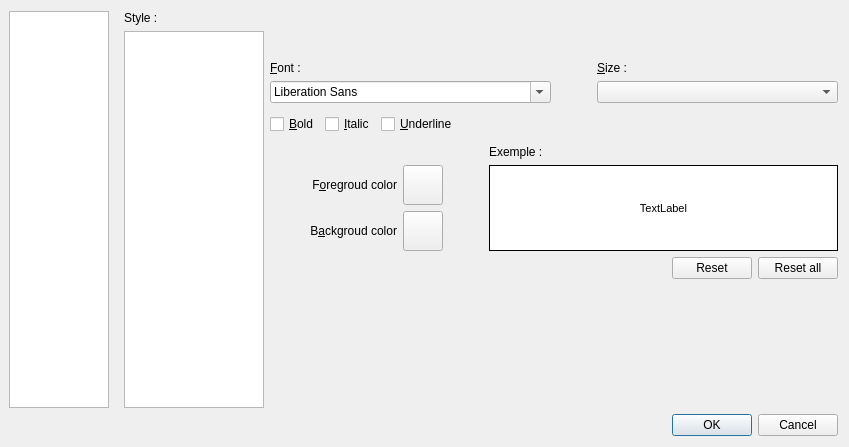
<?xml version="1.0" encoding="UTF-8"?>
<ui version="4.0">
 <class>PreferenceDialog</class>
 <widget class="QDialog" name="PreferenceDialog">
  <property name="geometry">
   <rect>
    <x>0</x>
    <y>0</y>
    <width>849</width>
    <height>447</height>
   </rect>
  </property>
  <property name="windowTitle">
   <string>Dialog</string>
  </property>
  <layout class="QVBoxLayout" name="verticalLayout">
   <property name="leftMargin">
    <number>9</number>
   </property>
   <item>
    <layout class="QHBoxLayout" name="horizontalLayout">
     <item>
      <widget class="QListWidget" name="optionList">
       <property name="sizePolicy">
        <sizepolicy hsizetype="Fixed" vsizetype="Expanding">
         <horstretch>0</horstretch>
         <verstretch>0</verstretch>
        </sizepolicy>
       </property>
       <property name="minimumSize">
        <size>
         <width>0</width>
         <height>0</height>
        </size>
       </property>
       <property name="maximumSize">
        <size>
         <width>100</width>
         <height>16777215</height>
        </size>
       </property>
       <property name="iconSize">
        <size>
         <width>48</width>
         <height>48</height>
        </size>
       </property>
      </widget>
     </item>
     <item>
      <widget class="QStackedWidget" name="optionPages">
       <property name="currentIndex">
        <number>0</number>
       </property>
       <widget class="QWidget" name="syntaxHighlighting">
        <layout class="QHBoxLayout" name="horizontalLayout_4">
         <property name="topMargin">
          <number>0</number>
         </property>
         <property name="rightMargin">
          <number>0</number>
         </property>
         <property name="bottomMargin">
          <number>0</number>
         </property>
         <item>
          <layout class="QVBoxLayout" name="verticalLayout_5">
           <property name="leftMargin">
            <number>0</number>
           </property>
           <item>
            <widget class="QLabel" name="labelStyle">
             <property name="text">
              <string>Style :</string>
             </property>
            </widget>
           </item>
           <item>
            <widget class="QListWidget" name="styleList">
             <property name="sizePolicy">
              <sizepolicy hsizetype="Fixed" vsizetype="Expanding">
               <horstretch>0</horstretch>
               <verstretch>0</verstretch>
              </sizepolicy>
             </property>
             <property name="minimumSize">
              <size>
               <width>140</width>
               <height>0</height>
              </size>
             </property>
             <property name="maximumSize">
              <size>
               <width>40</width>
               <height>16777215</height>
              </size>
             </property>
            </widget>
           </item>
          </layout>
         </item>
         <item>
          <layout class="QVBoxLayout" name="verticalLayout_2">
           <item>
            <spacer name="verticalSpacer_2">
             <property name="orientation">
              <enum>Qt::Vertical</enum>
             </property>
             <property name="sizeType">
              <enum>QSizePolicy::Minimum</enum>
             </property>
             <property name="sizeHint" stdset="0">
              <size>
               <width>20</width>
               <height>50</height>
              </size>
             </property>
            </spacer>
           </item>
           <item>
            <layout class="QHBoxLayout" name="horizontalLayout_2">
             <item>
              <layout class="QVBoxLayout" name="verticalLayout_3">
               <item>
                <widget class="QLabel" name="labelFont">
                 <property name="sizePolicy">
                  <sizepolicy hsizetype="Preferred" vsizetype="Fixed">
                   <horstretch>0</horstretch>
                   <verstretch>0</verstretch>
                  </sizepolicy>
                 </property>
                 <property name="text">
                  <string>&amp;Font :</string>
                 </property>
                 <property name="buddy">
                  <cstring>fontFamilly</cstring>
                 </property>
                </widget>
               </item>
               <item>
                <widget class="QFontComboBox" name="fontFamilly"/>
               </item>
              </layout>
             </item>
             <item>
              <layout class="QVBoxLayout" name="verticalLayout_4">
               <property name="leftMargin">
                <number>40</number>
               </property>
               <item>
                <widget class="QLabel" name="labelFontSize">
                 <property name="sizePolicy">
                  <sizepolicy hsizetype="Preferred" vsizetype="Fixed">
                   <horstretch>0</horstretch>
                   <verstretch>0</verstretch>
                  </sizepolicy>
                 </property>
                 <property name="text">
                  <string>&amp;Size :</string>
                 </property>
                 <property name="buddy">
                  <cstring>fontSize</cstring>
                 </property>
                </widget>
               </item>
               <item>
                <widget class="QComboBox" name="fontSize"/>
               </item>
              </layout>
             </item>
            </layout>
           </item>
           <item>
            <layout class="QHBoxLayout" name="horizontalLayout_3">
             <property name="topMargin">
              <number>5</number>
             </property>
             <property name="bottomMargin">
              <number>5</number>
             </property>
             <item>
              <widget class="QCheckBox" name="fontBold">
               <property name="text">
                <string>&amp;Bold</string>
               </property>
              </widget>
             </item>
             <item>
              <widget class="QCheckBox" name="fontItalic">
               <property name="text">
                <string>&amp;Italic</string>
               </property>
              </widget>
             </item>
             <item>
              <widget class="QCheckBox" name="fontUnderline">
               <property name="text">
                <string>&amp;Underline</string>
               </property>
              </widget>
             </item>
             <item>
              <spacer name="horizontalSpacer_3">
               <property name="orientation">
                <enum>Qt::Horizontal</enum>
               </property>
               <property name="sizeHint" stdset="0">
                <size>
                 <width>40</width>
                 <height>20</height>
                </size>
               </property>
              </spacer>
             </item>
            </layout>
           </item>
           <item>
            <layout class="QGridLayout" name="gridLayout_2">
             <item row="1" column="1">
              <layout class="QVBoxLayout" name="verticalLayout_6">
               <item>
                <widget class="QLabel" name="syntaxExemple">
                 <property name="sizePolicy">
                  <sizepolicy hsizetype="Expanding" vsizetype="Minimum">
                   <horstretch>0</horstretch>
                   <verstretch>0</verstretch>
                  </sizepolicy>
                 </property>
                 <property name="minimumSize">
                  <size>
                   <width>0</width>
                   <height>80</height>
                  </size>
                 </property>
                 <property name="font">
                  <font>
                   <pointsize>8</pointsize>
                  </font>
                 </property>
                 <property name="autoFillBackground">
                  <bool>false</bool>
                 </property>
                 <property name="styleSheet">
                  <string notr="true">background-color: rgb(255, 255, 255);
border-width: 1px;
border-style: solid;
border-color: black;</string>
                 </property>
                 <property name="text">
                  <string>TextLabel</string>
                 </property>
                 <property name="alignment">
                  <set>Qt::AlignCenter</set>
                 </property>
                </widget>
               </item>
              </layout>
             </item>
             <item row="1" column="0">
              <layout class="QGridLayout" name="gridLayout">
               <property name="leftMargin">
                <number>40</number>
               </property>
               <property name="rightMargin">
                <number>40</number>
               </property>
               <item row="1" column="1">
                <widget class="ColorPicker" name="backgroundColorButton">
                 <property name="sizePolicy">
                  <sizepolicy hsizetype="Fixed" vsizetype="Fixed">
                   <horstretch>0</horstretch>
                   <verstretch>0</verstretch>
                  </sizepolicy>
                 </property>
                 <property name="minimumSize">
                  <size>
                   <width>40</width>
                   <height>40</height>
                  </size>
                 </property>
                </widget>
               </item>
               <item row="1" column="0">
                <widget class="QLabel" name="label">
                 <property name="text">
                  <string>B&amp;ackgroud color</string>
                 </property>
                 <property name="alignment">
                  <set>Qt::AlignRight|Qt::AlignTrailing|Qt::AlignVCenter</set>
                 </property>
                 <property name="margin">
                  <number>5</number>
                 </property>
                 <property name="buddy">
                  <cstring>backgroundColorButton</cstring>
                 </property>
                </widget>
               </item>
               <item row="0" column="0">
                <widget class="QLabel" name="label_2">
                 <property name="text">
                  <string>F&amp;oregroud color</string>
                 </property>
                 <property name="alignment">
                  <set>Qt::AlignRight|Qt::AlignTrailing|Qt::AlignVCenter</set>
                 </property>
                 <property name="margin">
                  <number>5</number>
                 </property>
                 <property name="buddy">
                  <cstring>foregroundColorButton</cstring>
                 </property>
                </widget>
               </item>
               <item row="0" column="1">
                <widget class="ColorPicker" name="foregroundColorButton">
                 <property name="sizePolicy">
                  <sizepolicy hsizetype="Fixed" vsizetype="Fixed">
                   <horstretch>0</horstretch>
                   <verstretch>0</verstretch>
                  </sizepolicy>
                 </property>
                 <property name="minimumSize">
                  <size>
                   <width>40</width>
                   <height>40</height>
                  </size>
                 </property>
                 <property name="text">
                  <string/>
                 </property>
                </widget>
               </item>
              </layout>
             </item>
             <item row="0" column="1">
              <widget class="QLabel" name="labelExemple">
               <property name="sizePolicy">
                <sizepolicy hsizetype="Preferred" vsizetype="Fixed">
                 <horstretch>0</horstretch>
                 <verstretch>0</verstretch>
                </sizepolicy>
               </property>
               <property name="text">
                <string>Exemple :</string>
               </property>
              </widget>
             </item>
            </layout>
           </item>
           <item>
            <layout class="QHBoxLayout" name="horizontalLayout_5">
             <item>
              <spacer name="horizontalSpacer">
               <property name="orientation">
                <enum>Qt::Horizontal</enum>
               </property>
               <property name="sizeHint" stdset="0">
                <size>
                 <width>40</width>
                 <height>20</height>
                </size>
               </property>
              </spacer>
             </item>
             <item>
              <widget class="QPushButton" name="resetStyle">
               <property name="text">
                <string>Reset</string>
               </property>
              </widget>
             </item>
             <item>
              <widget class="QPushButton" name="resetAllStyle">
               <property name="text">
                <string>Reset all</string>
               </property>
              </widget>
             </item>
            </layout>
           </item>
           <item>
            <spacer name="verticalSpacer">
             <property name="orientation">
              <enum>Qt::Vertical</enum>
             </property>
             <property name="sizeHint" stdset="0">
              <size>
               <width>20</width>
               <height>60</height>
              </size>
             </property>
            </spacer>
           </item>
          </layout>
         </item>
        </layout>
       </widget>
      </widget>
     </item>
    </layout>
   </item>
   <item>
    <widget class="QDialogButtonBox" name="buttonBox">
     <property name="orientation">
      <enum>Qt::Horizontal</enum>
     </property>
     <property name="standardButtons">
      <set>QDialogButtonBox::Cancel|QDialogButtonBox::Ok</set>
     </property>
    </widget>
   </item>
  </layout>
 </widget>
 <customwidgets>
  <customwidget>
   <class>ColorPicker</class>
   <extends>QPushButton</extends>
   <header>colorpicker.h</header>
   <slots>
    <signal>colorSelected(QColor)</signal>
   </slots>
  </customwidget>
 </customwidgets>
 <tabstops>
  <tabstop>optionList</tabstop>
  <tabstop>styleList</tabstop>
  <tabstop>fontFamilly</tabstop>
  <tabstop>fontSize</tabstop>
  <tabstop>fontBold</tabstop>
  <tabstop>fontItalic</tabstop>
  <tabstop>fontUnderline</tabstop>
  <tabstop>foregroundColorButton</tabstop>
  <tabstop>backgroundColorButton</tabstop>
 </tabstops>
 <resources/>
 <connections>
  <connection>
   <sender>buttonBox</sender>
   <signal>accepted()</signal>
   <receiver>PreferenceDialog</receiver>
   <slot>accept()</slot>
   <hints>
    <hint type="sourcelabel">
     <x>227</x>
     <y>429</y>
    </hint>
    <hint type="destinationlabel">
     <x>157</x>
     <y>274</y>
    </hint>
   </hints>
  </connection>
  <connection>
   <sender>buttonBox</sender>
   <signal>rejected()</signal>
   <receiver>PreferenceDialog</receiver>
   <slot>reject()</slot>
   <hints>
    <hint type="sourcelabel">
     <x>295</x>
     <y>435</y>
    </hint>
    <hint type="destinationlabel">
     <x>286</x>
     <y>274</y>
    </hint>
   </hints>
  </connection>
  <connection>
   <sender>optionList</sender>
   <signal>currentRowChanged(int)</signal>
   <receiver>PreferenceDialog</receiver>
   <slot>changePage(int)</slot>
   <hints>
    <hint type="sourcelabel">
     <x>69</x>
     <y>116</y>
    </hint>
    <hint type="destinationlabel">
     <x>73</x>
     <y>445</y>
    </hint>
   </hints>
  </connection>
  <connection>
   <sender>fontSize</sender>
   <signal>currentIndexChanged(int)</signal>
   <receiver>PreferenceDialog</receiver>
   <slot>changeFontSize()</slot>
   <hints>
    <hint type="sourcelabel">
     <x>835</x>
     <y>107</y>
    </hint>
    <hint type="destinationlabel">
     <x>847</x>
     <y>100</y>
    </hint>
   </hints>
  </connection>
  <connection>
   <sender>fontFamilly</sender>
   <signal>currentFontChanged(QFont)</signal>
   <receiver>PreferenceDialog</receiver>
   <slot>changeFont(QFont)</slot>
   <hints>
    <hint type="sourcelabel">
     <x>551</x>
     <y>107</y>
    </hint>
    <hint type="destinationlabel">
     <x>472</x>
     <y>8</y>
    </hint>
   </hints>
  </connection>
  <connection>
   <sender>fontBold</sender>
   <signal>toggled(bool)</signal>
   <receiver>PreferenceDialog</receiver>
   <slot>toggleFontBold(bool)</slot>
   <hints>
    <hint type="sourcelabel">
     <x>317</x>
     <y>138</y>
    </hint>
    <hint type="destinationlabel">
     <x>236</x>
     <y>7</y>
    </hint>
   </hints>
  </connection>
  <connection>
   <sender>fontItalic</sender>
   <signal>toggled(bool)</signal>
   <receiver>PreferenceDialog</receiver>
   <slot>toggleFontItalic(bool)</slot>
   <hints>
    <hint type="sourcelabel">
     <x>369</x>
     <y>138</y>
    </hint>
    <hint type="destinationlabel">
     <x>353</x>
     <y>6</y>
    </hint>
   </hints>
  </connection>
  <connection>
   <sender>fontUnderline</sender>
   <signal>toggled(bool)</signal>
   <receiver>PreferenceDialog</receiver>
   <slot>toggleFontUnderline(bool)</slot>
   <hints>
    <hint type="sourcelabel">
     <x>443</x>
     <y>138</y>
    </hint>
    <hint type="destinationlabel">
     <x>424</x>
     <y>223</y>
    </hint>
   </hints>
  </connection>
  <connection>
   <sender>styleList</sender>
   <signal>currentRowChanged(int)</signal>
   <receiver>PreferenceDialog</receiver>
   <slot>changeStyle(int)</slot>
   <hints>
    <hint type="sourcelabel">
     <x>265</x>
     <y>189</y>
    </hint>
    <hint type="destinationlabel">
     <x>362</x>
     <y>443</y>
    </hint>
   </hints>
  </connection>
  <connection>
   <sender>foregroundColorButton</sender>
   <signal>colorSelected(QColor)</signal>
   <receiver>PreferenceDialog</receiver>
   <slot>changeFontForegroudColor(QColor)</slot>
   <hints>
    <hint type="sourcelabel">
     <x>438</x>
     <y>194</y>
    </hint>
    <hint type="destinationlabel">
     <x>847</x>
     <y>362</y>
    </hint>
   </hints>
  </connection>
  <connection>
   <sender>backgroundColorButton</sender>
   <signal>colorSelected(QColor)</signal>
   <receiver>PreferenceDialog</receiver>
   <slot>changeFontBackgroudColor(QColor)</slot>
   <hints>
    <hint type="sourcelabel">
     <x>424</x>
     <y>250</y>
    </hint>
    <hint type="destinationlabel">
     <x>850</x>
     <y>399</y>
    </hint>
   </hints>
  </connection>
  <connection>
   <sender>resetStyle</sender>
   <signal>clicked()</signal>
   <receiver>PreferenceDialog</receiver>
   <slot>resetStyle()</slot>
   <hints>
    <hint type="sourcelabel">
     <x>719</x>
     <y>280</y>
    </hint>
    <hint type="destinationlabel">
     <x>848</x>
     <y>335</y>
    </hint>
   </hints>
  </connection>
  <connection>
   <sender>resetAllStyle</sender>
   <signal>clicked()</signal>
   <receiver>PreferenceDialog</receiver>
   <slot>resetAllStyle()</slot>
   <hints>
    <hint type="sourcelabel">
     <x>794</x>
     <y>279</y>
    </hint>
    <hint type="destinationlabel">
     <x>844</x>
     <y>312</y>
    </hint>
   </hints>
  </connection>
 </connections>
 <slots>
  <slot>changePage(int)</slot>
  <slot>changeFontSize()</slot>
  <slot>changeFont(QFont)</slot>
  <slot>toggleFontBold(bool)</slot>
  <slot>toggleFontItalic(bool)</slot>
  <slot>toggleFontUnderline(bool)</slot>
  <slot>changeFontForegroudColor(QColor)</slot>
  <slot>changeFontBackgroudColor(QColor)</slot>
  <slot>changeStyle(int)</slot>
  <slot>resetStyle()</slot>
  <slot>resetAllStyle()</slot>
 </slots>
</ui>
